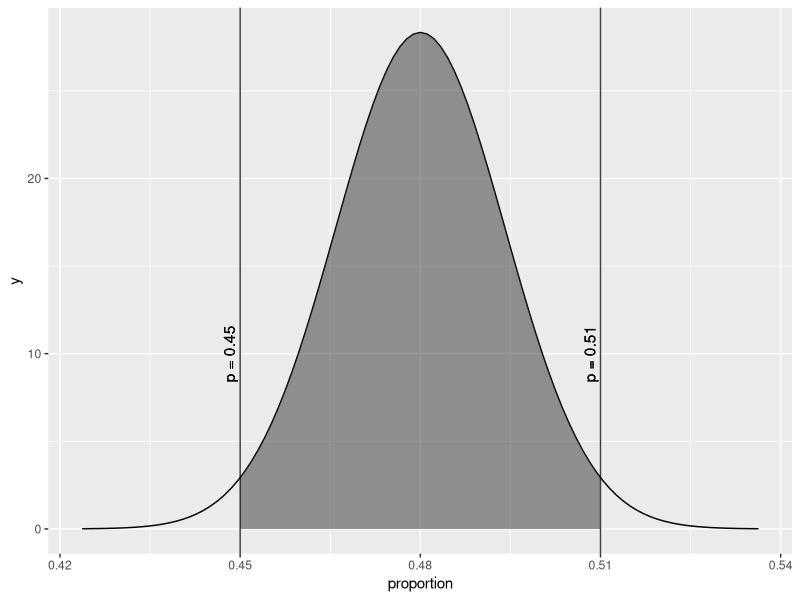
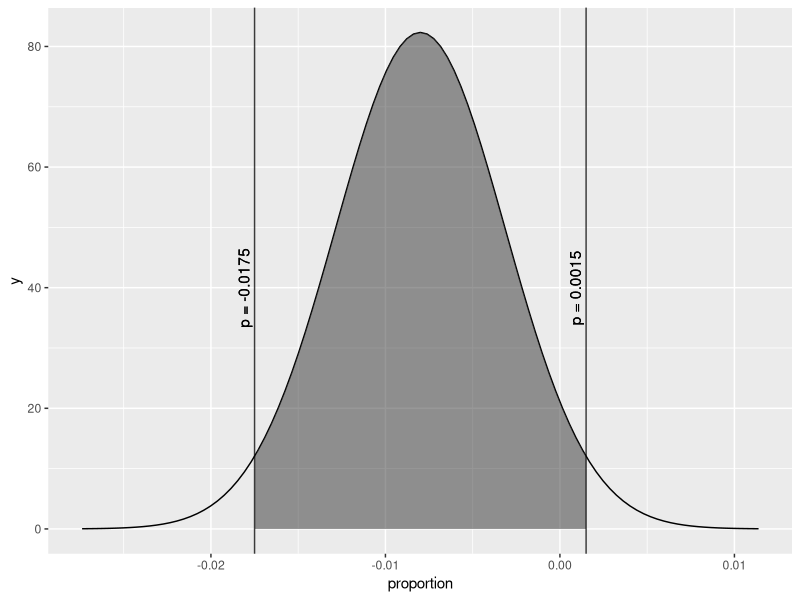

The R source for these figures, in order:
## ---- chunk 1
knitr::opts_chunk$set(echo = TRUE)
knitr::opts_chunk$set(tidy.opts=list(width.cutoff=60),tidy=TRUE)
## ---- chunk 2
if (Sys.info()["sysname"]=="Windows"){
  setwd("~/Masters/DATA606/Week6/Homework")
} else {
  setwd("~/Documents/Masters/DATA606/Week6/Homework")
}
require(ggplot2)
## ---- chunk 3
ns = 1259
p_hat = 0.48
z = 1.96
se <- sqrt(p_hat*(1-p_hat)/ns)
ME = 1.96 * se
p_hat - ME
p_hat + ME

lb <- p_hat - se * 4
ub <- p_hat + se * 4
z1 <- round(p_hat - ME, digits = 2)
z2 <- round(p_hat + ME, digits = 2)
pick_line1 <- z1
pick_line2 <- z2
ggplot(data.frame(x = c(lb, ub)), aes(x))+ stat_function(fun = dnorm, args = list(mean=p_hat, sd=se)) + stat_function(fun = dnorm, args = list(mean=p_hat, sd=se), xlim = c(z1, z2),geom = "area", alpha=0.5)+geom_vline(xintercept=pick_line1, color = "black", alpha = 0.75)+geom_text(aes(x=pick_line1, y=10, label=sprintf("p = %s\n", pick_line1)), color="black", angle=90)+geom_vline(xintercept=pick_line2, color = "black", alpha = 0.75)+geom_text(aes(x=pick_line2, y=10, label=sprintf("p = %s\n", pick_line2)), color="black", angle=90) + labs(x="proportion")
## ---- chunk 4
ceiling(1.96^2 * 0.48*(1-0.48)/0.02^2)
## ---- chunk 5
phat_CA <- 0.08
n_CA <- 11545
phat_OR <- 0.088
n_OR <- 4691
CA_success <- formatC(phat_CA * n_CA, format = "d", big.mark = ",")
CA_failure <- formatC((1-phat_CA) * n_CA, format = "d", big.mark = ",")
OR_success <- formatC(phat_OR * n_OR, format = "d", big.mark = ",")
OR_failure <- formatC((1-phat_OR) * n_OR, format = "d", big.mark = ",")
## ---- chunk 6
z_value <- 1.96
se_CA <- phat_CA * (1 - phat_CA) / n_CA
se_OR <- phat_OR * (1 - phat_OR) / n_OR
se <- sqrt(se_CA + se_OR)
p_hat <- phat_CA - phat_OR
ME <- z_value * se
p_hat - ME
p_hat + ME

lb <- p_hat - se * 4
ub <- p_hat + se * 4
z1 <- round(p_hat - ME, digits = 4)
z2 <- round(p_hat + ME, digits = 4)
pick_line1 <- z1
pick_line2 <- z2
ggplot(data.frame(x = c(lb, ub)), aes(x))+ stat_function(fun = dnorm, args = list(mean=p_hat, sd=se)) + stat_function(fun = dnorm, args = list(mean=p_hat, sd=se), xlim = c(z1, z2),geom = "area", alpha=0.5)+geom_vline(xintercept=pick_line1, color = "black", alpha = 0.75)+geom_text(aes(x=pick_line1, y=40, label=sprintf("p = %s\n", pick_line1)), color="black", angle=90)+geom_vline(xintercept=pick_line2, color = "black", alpha = 0.75)+geom_text(aes(x=pick_line2, y=40, label=sprintf("p = %s\n", pick_line2)), color="black", angle=90) + labs(x="proportion")
